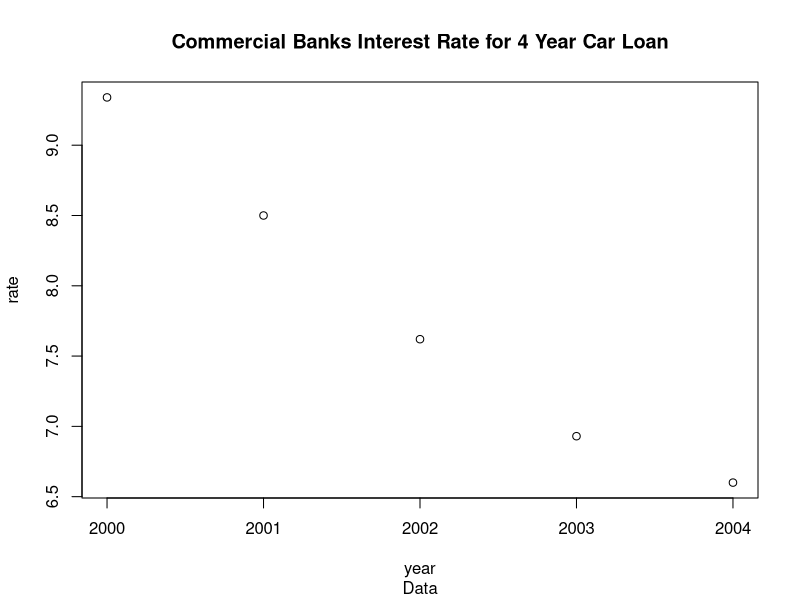
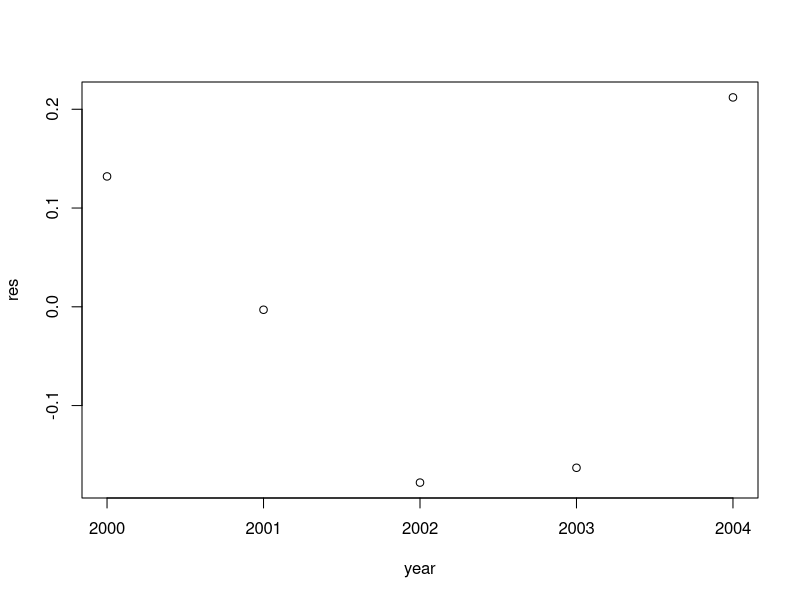
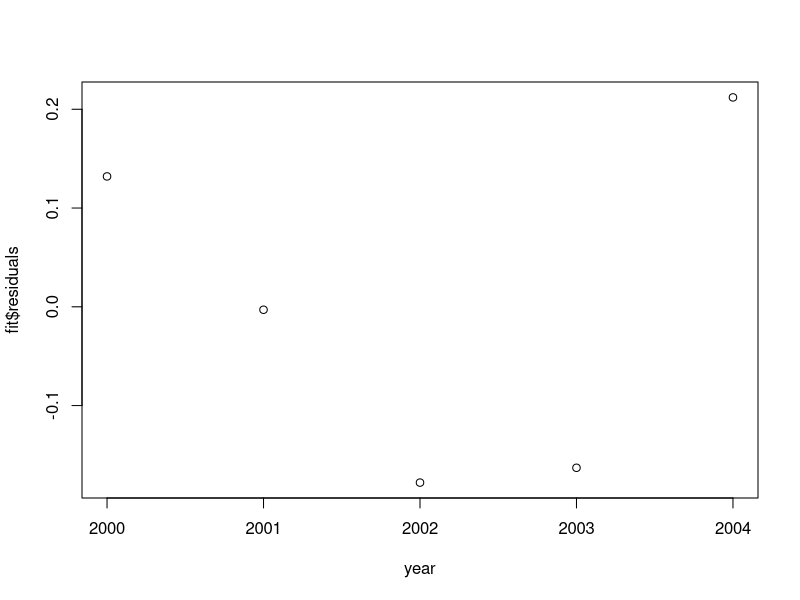
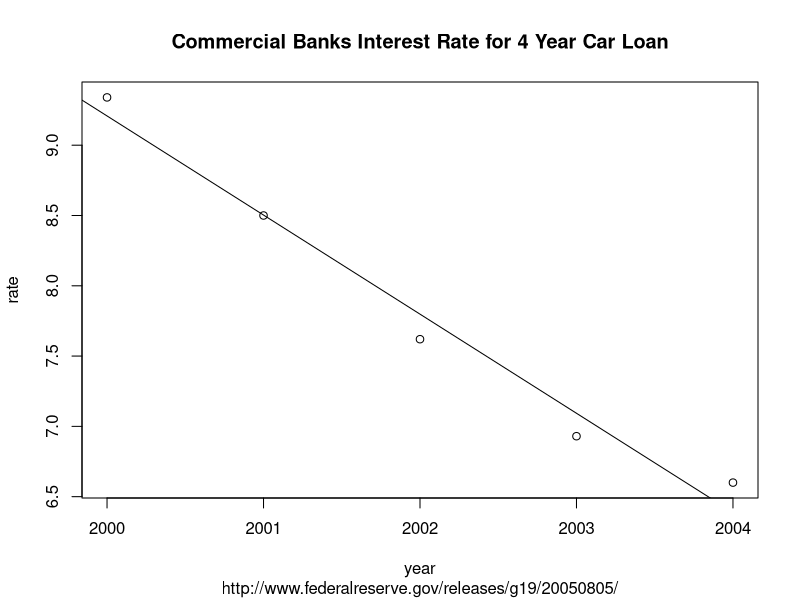

The R script that drew these images, in order:
## ---- chunk 1
knitr::opts_chunk$set(echo = TRUE)
## ---- chunk 2
year <- c(2000 ,   2001  ,  2002  ,  2003 ,   2004)
rate <- c(9.34 ,   8.50  ,  7.62  ,  6.93  ,  6.60)

plot(year,rate,
     main="Commercial Banks Interest Rate for 4 Year Car Loan",
     sub="Data")
cor(year,rate)
fit <- lm(rate ~ year)
attributes(fit)
fit$coefficients[1]
fit$coefficients[2]
fit$coefficients[[2]]*2021+fit$coefficients[[1]]
res <- rate - (fit$coefficients[[2]]*year+fit$coefficients[[1]])
plot(year,res)
residuals(fit)
plot(year,fit$residuals)
plot(year,rate,
     main="Commercial Banks Interest Rate for 4 Year Car Loan",
     sub="http://www.federalreserve.gov/releases/g19/20050805/")
abline(fit)
summary(fit)

